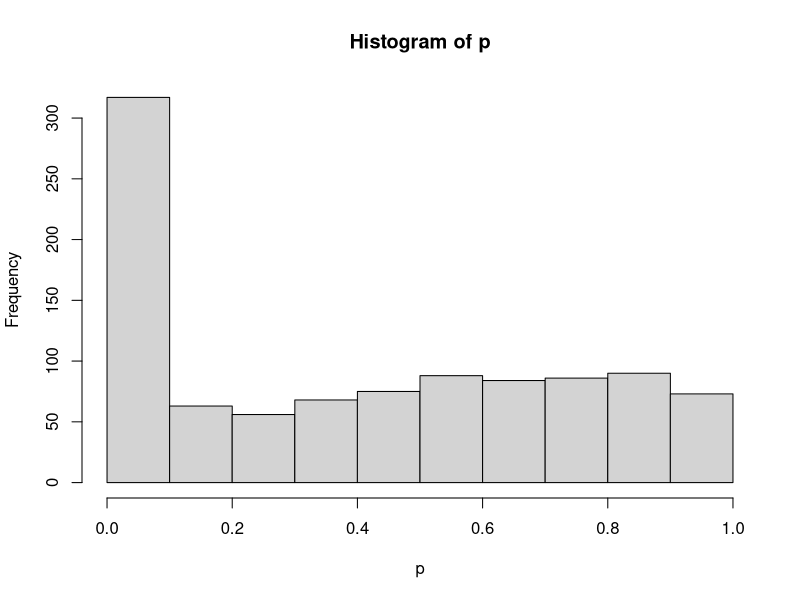
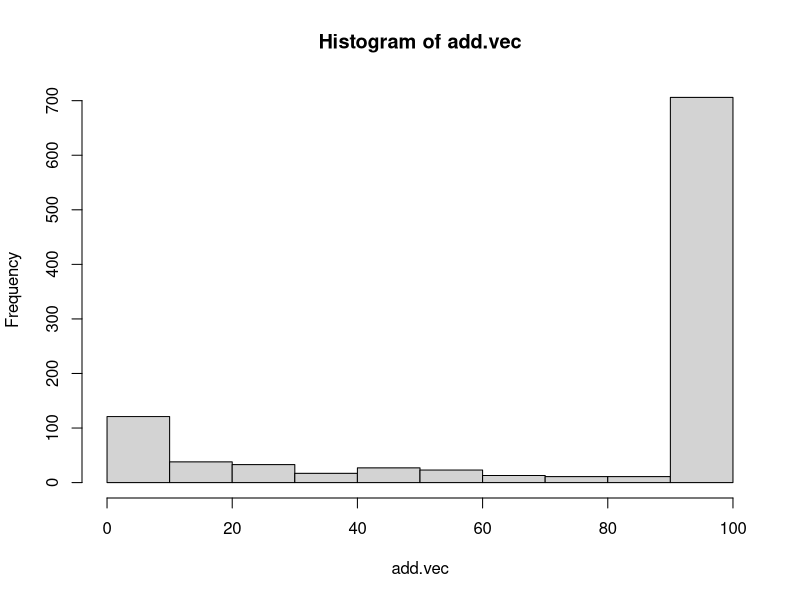

Write the R code that produced these figures, in order.
## ---- chunk 1
#| message: FALSE
library(tidyverse)
library(broom) # 分析結果をtidyに整形するパッケージ。ない場合はinstallしておこう
## ---- chunk 2
alpha <- 0.05  # 有意水準を0.05に設定
n1 <- n2 <- n3 <- 10  # 各グループのサンプルサイズを10に設定
mu <- 10  # 平均値を10に設定
sigma <- 2  # 標準偏差を2に設定

mu1 <- mu2 <- mu3 <- mu  # 各グループの平均値を同じに設定

set.seed(12345)  # 乱数のシードを設定して再現性を確保
iter <- 1000  # シミュレーションの繰り返し回数を1000に設定

anova.detect <- rep(NA, iter)  # ANOVA検出結果の保存用ベクトルを初期化
ttest.detect <- rep(NA, iter)  # t検定検出結果の保存用ベクトルを初期化

for (i in 1:iter) {  # 1000回のシミュレーションを繰り返すループ
  X1 <- rnorm(n1, mu, sigma)  # グループ1のデータを生成
  X2 <- rnorm(n2, mu, sigma)  # グループ2のデータを生成
  X3 <- rnorm(n3, mu, sigma)  # グループ3のデータを生成

  dat <- data.frame(  # データフレームを作成
    group = c(rep(1, n1), rep(2, n2), rep(3, n3)),  # グループ番号を追加
    value = c(X1, X2, X3)  # データを追加
  )
  result.anova <- aov(value ~ group, data = dat) %>% tidy()  # ANOVAを実行し結果を整形
  anova.detect[i] <- ifelse(result.anova$p.value[1] < alpha, 1, 0)  # 有意差があるかを判定して保存

  # t検定を繰り返す
  ttest12 <- t.test(X1, X2)$p.value  # グループ1と2のt検定
  ttest13 <- t.test(X1, X3)$p.value  # グループ1と3のt検定
  ttest23 <- t.test(X2, X3)$p.value  # グループ2と3のt検定

  ttest.detect[i] <- ifelse(ttest12 < alpha | ttest13 < alpha | ttest23 < alpha, 1, 0)  # いずれかのt検定で有意差があれば保存
}

ttest.detect %>% mean()  # t検定で有意差が検出された割合を計算
anova.detect %>% mean()  # ANOVAで有意差が検出された割合を計算
## ---- chunk 3
# シミュレーション用の関数を定義
studyMake <- function(n, mu, sigma, delta) {
  X1 <- rnorm(n, mu, sigma)  # グループ1のデータを生成
  X2 <- rnorm(n, mu + sigma * delta, sigma)  # グループ2のデータを生成（平均値が異なる）
  dat <- data.frame(  # データフレームを作成
    group = rep(1:2, each = n),  # グループ番号を追加
    value = c(X1, X2)  # データを追加
  )
  result <- t.test(X1, X2)$p.value  # グループ間のt検定を実行
  return(result)  # p値を返す
}
## ---- chunk 4
# 使用例；t検定の結果のp値が戻ってくる
studyMake(n = 10, mu = 10, sigma = 1, delta = 0)
## ---- chunk 5
set.seed(12345)  # 乱数のシードを設定して再現性を確保
iter <- 1000  # シミュレーションの繰り返し回数を1000に設定
alpha <- 0.05  # 有意水準を0.05に設定
num_studies <- 3  # 研究の数を3に設定
alpha_adjust <- alpha / num_studies  # 多重検定補正後の有意水準を計算

FLG.detect <- rep(NA, iter)  # 検出結果を保存するベクトルを初期化
FLG.detect.adj <- rep(NA, iter)  # 補正後の検出結果を保存するベクトルを初期化
for (i in 1:iter) {  # 1000回のシミュレーションを繰り返すループ
  p_values <- replicate(num_studies, studyMake(n = 10, mu = 10, sigma = 1, delta = 0))  # 各研究のp値を生成
  FLG.detect[i] <- ifelse(any(p_values < alpha), 1, 0)  # 補正前の有意差検出を判定して保存
  FLG.detect.adj[i] <- ifelse(any(p_values < alpha_adjust), 1, 0)  # 補正後の有意差検出を判定して保存
}

FLG.detect %>% mean  # 補正前の有意差検出率を計算
FLG.detect.adj %>% mean  # 補正後の有意差検出率を計算
## ---- chunk 6
iter <- 1000  # シミュレーションの繰り返し回数を1000に設定
alpha <- 0.05  # 有意水準を0.05に設定
p <- rep(0, iter)  # p値を保存するベクトルを初期化
add.vec <- rep(0, iter) # 増やした人数を保存するベクトルを初期化

set.seed(123)  # 乱数のシードを設定して再現性を確保

n1 <- n2 <- 10  # 各グループのサンプルサイズを10に設定
mu <- 10  # 平均値を10に設定
sigma <- 2  # 標準偏差を2に設定
delta <- 0  # 平均の差を0に設定

## シミュレーション本体
for (i in 1:iter) {  # 1000回のシミュレーションを繰り返すループ
    # 最初のデータを生成
    Y1 <- rnorm(n1, mu, sigma)  # グループ1のデータを生成
    Y2 <- rnorm(n2, mu + sigma * delta, sigma)  # グループ2のデータを生成
    p[i] <- t.test(Y1, Y2)$p.value  # t検定を実行しp値を保存
    # データを追加する
    count <- 0  # 追加したデータの数をカウント
    ## p値が5%を下回るか、データが100になるまでデータを増やし続ける
    while (p[i] >= alpha && count < 100) {  # 条件を満たすまでループを繰り返す
        # 有意でなかった場合、変数ごとに1つずつデータを追加
        Y1_add <- rnorm(1, mu, sigma)  # グループ1に新しいデータを1つ追加
        Y2_add <- rnorm(1, mu + sigma * delta, sigma)  # グループ2に新しいデータを1つ追加
        Y1 <- c(Y1, Y1_add)  # グループ1のデータを更新
        Y2 <- c(Y2, Y2_add)  # グループ2のデータを更新
        p[i] <- t.test(Y1, Y2)$p.value  # 新しいデータでt検定を再度実行しp値を更新
        count <- count + 1  # データを追加した回数をカウント
    }
    add.vec[i] <- count
}

## 結果
ifelse(p < 0.05, 1, 0) |> mean()  # p値が5%未満の割合を計算
hist(p)
hist(add.vec)
